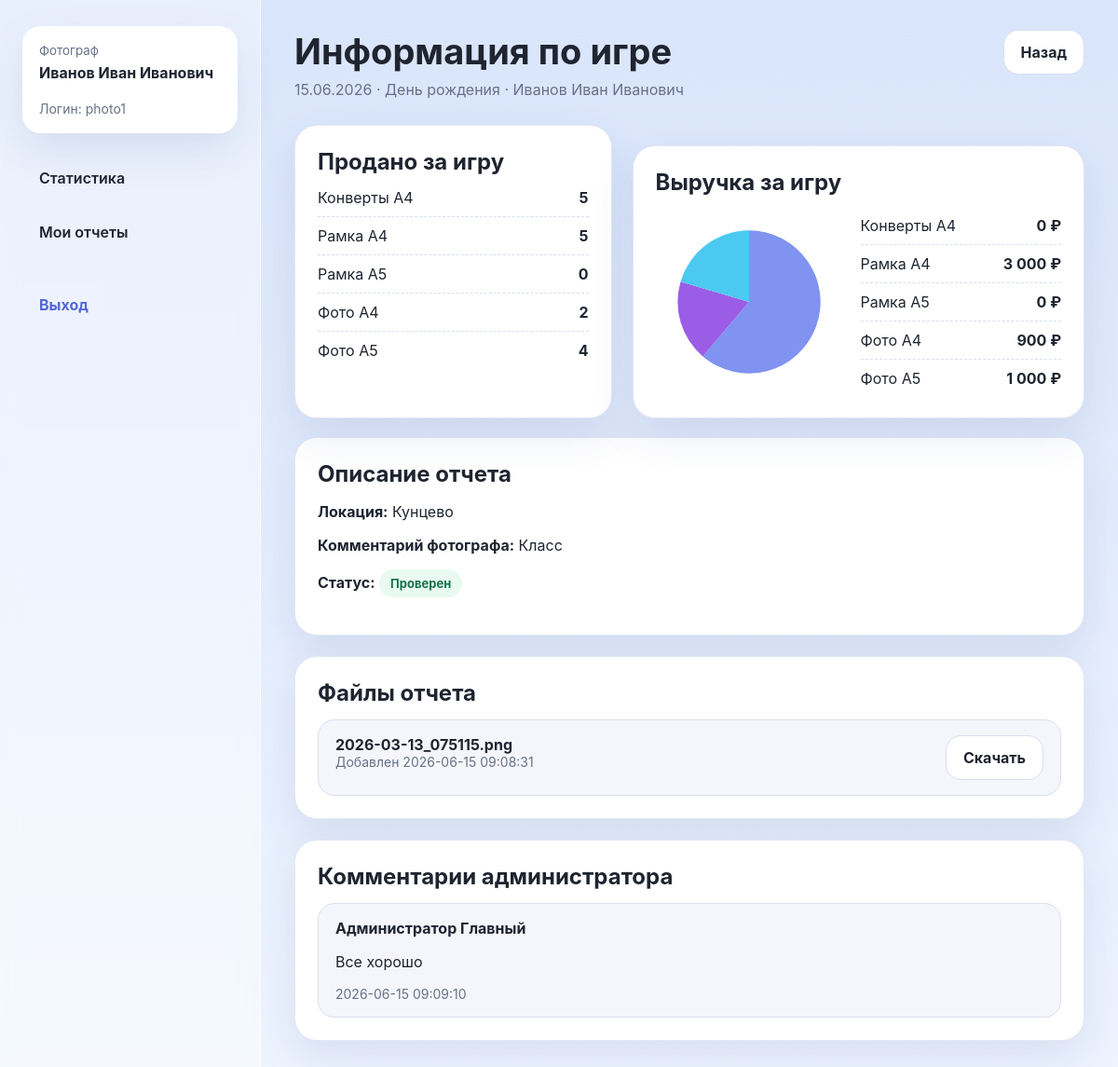
The app's page /reports/2 (signed in) with its own data.
### tables this page shows
CREATE TABLE roles (
    id INTEGER PRIMARY KEY AUTOINCREMENT,
    code TEXT NOT NULL UNIQUE,
    name TEXT NOT NULL
);

CREATE TABLE users (
    id INTEGER PRIMARY KEY AUTOINCREMENT,
    login TEXT NOT NULL UNIQUE,
    password_hash TEXT NOT NULL,
    first_name TEXT NOT NULL,
    last_name TEXT NOT NULL,
    middle_name TEXT DEFAULT '',
    role_id INTEGER NOT NULL,
    is_active INTEGER NOT NULL DEFAULT 1,
    created_at TEXT NOT NULL,
    FOREIGN KEY (role_id) REFERENCES roles(id)
);

CREATE TABLE reports (
    id INTEGER PRIMARY KEY AUTOINCREMENT,
    photographer_id INTEGER NOT NULL,
    report_date TEXT NOT NULL,
    match_title TEXT NOT NULL,
    location TEXT DEFAULT '',
    note TEXT DEFAULT '',
    status TEXT NOT NULL DEFAULT 'submitted',
    total_items INTEGER NOT NULL DEFAULT 0,
    total_revenue REAL NOT NULL DEFAULT 0,
    created_at TEXT NOT NULL,
    updated_at TEXT NOT NULL,
    FOREIGN KEY (photographer_id) REFERENCES users(id) ON DELETE RESTRICT
);

CREATE TABLE report_items (
    id INTEGER PRIMARY KEY AUTOINCREMENT,
    report_id INTEGER NOT NULL,
    product_id INTEGER NOT NULL,
    quantity INTEGER NOT NULL DEFAULT 0,
    FOREIGN KEY (report_id) REFERENCES reports(id) ON DELETE CASCADE,
    FOREIGN KEY (product_id) REFERENCES products(id) ON DELETE RESTRICT,
    UNIQUE(report_id, product_id)
);

CREATE TABLE products (
    id INTEGER PRIMARY KEY AUTOINCREMENT,
    code TEXT NOT NULL UNIQUE,
    name TEXT NOT NULL,
    unit_price REAL NOT NULL DEFAULT 0,
    current_stock INTEGER NOT NULL DEFAULT 0,
    is_archived INTEGER NOT NULL DEFAULT 0
);

CREATE TABLE report_attachments (
    id INTEGER PRIMARY KEY AUTOINCREMENT,
    report_id INTEGER NOT NULL,
    original_filename TEXT NOT NULL,
    stored_filename TEXT NOT NULL,
    created_by INTEGER,
    created_at TEXT NOT NULL,
    FOREIGN KEY (report_id) REFERENCES reports(id) ON DELETE CASCADE,
    FOREIGN KEY (created_by) REFERENCES users(id) ON DELETE SET NULL
);

CREATE TABLE report_comments (
    id INTEGER PRIMARY KEY AUTOINCREMENT,
    report_id INTEGER NOT NULL,
    admin_id INTEGER NOT NULL,
    comment_text TEXT NOT NULL,
    created_at TEXT NOT NULL,
    FOREIGN KEY (report_id) REFERENCES reports(id) ON DELETE CASCADE,
    FOREIGN KEY (admin_id) REFERENCES users(id) ON DELETE RESTRICT
);

### routes/reports.py (the view)
    @app.route("/reports/<int:report_id>")
    @login_required
    def report_detail(report_id: int):
        report = get_report(report_id)
        ensure_report_access(report)
        items = get_report_items(report_id)
        attachments = get_report_attachments(report_id)
        comments = get_report_comments(report_id)
        chart_svg = build_pie_svg({row["product_name"]: row["revenue"] for row in items})
        return render_template(
            "reports/detail.html",
            report=report,
            items=items,
            attachments=attachments,
            comments=comments,
            chart_svg=chart_svg,
        )

### db.py (called while the page is built)
def get_db() -> sqlite3.Connection:
    if "db" not in g:
        g.db = sqlite3.connect(DATABASE)
        g.db.row_factory = sqlite3.Row
        g.db.execute("PRAGMA foreign_keys = ON")
    return g.db

def query_one(query: str, params=()):
    return get_db().execute(query, params).fetchone()

def query_all(query: str, params=()):
    return get_db().execute(query, params).fetchall()

### report_services.py (called while the page is built)
def get_report(report_id: int):
    row = query_one(
        """
        SELECT r.*, u.login, u.first_name, u.last_name, u.middle_name
        FROM reports r
        JOIN users u ON u.id = r.photographer_id
        WHERE r.id = ?
        """,
        (report_id,),
    )
    if row is None:
        abort(404)
    return row

def ensure_report_access(report):
    if current_user.role_code == ROLE_ADMIN:
        return
    if int(report["photographer_id"]) != int(current_user.id):
        abort(403)

def get_report_items(report_id: int):
    return query_all(
        """
        SELECT ri.quantity, p.name AS product_name, p.unit_price, ri.quantity * p.unit_price AS revenue
        FROM report_items ri
        JOIN products p ON p.id = ri.product_id
        WHERE ri.report_id = ?
        ORDER BY p.name
        """,
        (report_id,),
    )

def get_report_attachments(report_id: int):
    return query_all("SELECT * FROM report_attachments WHERE report_id = ? ORDER BY created_at DESC", (report_id,))

def get_report_comments(report_id: int):
    return query_all(
        """
        SELECT rc.*, u.last_name, u.first_name, u.middle_name
        FROM report_comments rc
        JOIN users u ON u.id = rc.admin_id
        WHERE rc.report_id = ?
        ORDER BY rc.created_at DESC
        """,
        (report_id,),
    )

### template_helpers.py (called while the page is built)
def register_template_helpers(app):
    @app.context_processor
    def inject_globals():
        return {
            "nav_items": NAV_ITEMS,
            "display_name": display_name,
            "today_iso": date.today().isoformat(),
            "status_label": status_label,
        }
    @app.template_filter("currency")
    def currency_filter(value):
        value = value or 0
        return f"{float(value):,.0f} ₽".replace(",", " ")
    @app.template_filter("shortdate")
    def shortdate_filter(value):
        if not value:
            return "—"
        return datetime.strptime(value, "%Y-%m-%d").strftime("%d.%m.%Y")

### users.py (called while the page is built)
def status_label(status: str) -> str:
    return {"submitted": "На проверке", "reviewed": "Проверен", "draft": "Черновик"}.get(status, status)

### templates/reports/detail.html (shortened to what this page needs)
{% extends 'base.html' %}
{% block content %}
<div class="page-header">
  <div>
    <h1>Информация по игре</h1>
    <p>{{ report.report_date|shortdate }} · {{ report.match_title }} · {{ display_name(report) }}</p>
  </div>
  <div class="actions">
    {% if current_user.role_code == 'photographer' %}
      <a class="btn btn-secondary" href="{{ url_for('my_reports') }}">Назад</a>
    {% else %}
      <a class="btn btn-secondary" href="{{ url_for('admin_reports') }}">К списку отчетов</a>
    {% endif %}
  </div>
</div>
<div class="grid">
  <section class="card span-5">
    <h2 class="section-title">Продано за игру</h2>
    <div class="legend">
      {% for item in items %}
        <div class="legend-row"><span>{{ item.product_name }}</span><strong>{{ item.quantity }}</strong></div>
      {% endfor %}
    </div>
  </section>
  <section class="card span-7">
    <h2 class="section-title">Выручка за игру</h2>
    <div class="pie-wrap">
      {{ chart_svg|safe if chart_svg else '<p class="subtle">Нет данных для диаграммы.</p>'|safe }}
      <div class="legend">
        {% for item in items %}
          <div class="legend-row"><span>{{ item.product_name }}</span><strong>{{ item.revenue|currency }}</strong></div>
        {% endfor %}
      </div>
    </div>
  </section>
</div>
<section class="card top-gap">
  <h2 class="section-title">Описание отчета</h2>
  <p><strong>Локация:</strong> {{ report.location or '—' }}</p>
  <p><strong>Комментарий фотографа:</strong> {{ report.note or '—' }}</p>
  <p><strong>Статус:</strong> <span class="badge {{ report.status }}">{{ status_label(report.status) }}</span></p>
</section>
<section class="card top-gap">
  <h2 class="section-title">Файлы отчета</h2>
  <div class="file-list">
    {% for file in attachments %}
      <div class="file-item">
        <div>
          <strong>{{ file.original_filename }}</strong>
          <div class="meta">Добавлен {{ file.created_at }}</div>
        </div>
        <div class="actions">
          <a class="btn btn-secondary" href="{{ url_for('download_attachment', attachment_id=file.id) }}">Скачать</a>
        </div>
      </div>
    {% else %}
      <p class="subtle">Файлы не загружены.</p>
    {% endfor %}
  </div>
</section>
<section class="card top-gap">
  <h2 class="section-title">Комментарии администратора</h2>
  <div class="comment-list">
    {% for comment in comments %}
      <div class="comment-item">
        <strong>{{ display_name(comment) }}</strong>
        <div>{{ comment.comment_text }}</div>
        <div class="meta">{{ comment.created_at }}</div>
      </div>
    {% else %}
      <p class="subtle">Комментариев пока нет.</p>
    {% endfor %}
  </div>
</section>
{% endblock %}

### templates/base.html (shortened to what this page needs)
<!doctype html>
<html lang="ru">
  <head>
    <link rel="stylesheet" href="{{ url_for('static', filename='css/styles.css') }}">
  </head>
  <body>
    {% if current_user.is_authenticated %}
      <div class="layout">
        <aside class="sidebar">
          <div class="user-card">
            <small>{{ current_user.role_name }}</small>
            <strong>{{ current_user.full_name }}</strong>
            <div class="meta top-gap">Логин: {{ current_user.login }}</div>
          </div>
          <nav class="nav">
            {% for endpoint, label in nav_items.get(current_user.role_code, []) %}
              <a href="{{ url_for(endpoint) }}" class="{% if request.endpoint == endpoint %}active{% endif %}">{{ label }}</a>
            {% endfor %}
          </nav>
          <a class="logout-link" href="{{ url_for('logout') }}">Выход</a>
        </aside>
        <main class="content">
          {% block content %}{% endblock %}
        </main>
      </div>
    {% else %}
      {% block auth_content %}{% endblock %}
    {% endif %}
  </body>
</html>

### static/css/styles.css (style rules this page uses)
:root { --bg: #dbe6fb; --panel: #ffffff; --panel-soft: #f4f6fb; --text: #1f2430; --muted: #677189; --accent: #6d82f3; --accent-dark: #5267d8; --danger: #d9534f; --success: #279c6d; --warning: #df9a1a; --border: #d9dfef; --shadow: 0 18px 45px rgba(58, 79, 137, 0.12); --radius: 24px; }
* { box-sizing: border-box; }
html, body { margin: 0; padding: 0; font-family: Inter, Arial, sans-serif; color: var(--text); background: linear-gradient(180deg, #d9e5fb 0%, #eef4ff 100%); }
a { color: inherit; text-decoration: none; }
.layout { display: flex; min-height: 100vh; }
.sidebar { width: 280px; background: rgba(255,255,255,0.42); backdrop-filter: blur(9px); padding: 28px 24px; border-right: 1px solid rgba(255,255,255,0.55); }
.user-card { background: var(--panel); border-radius: 20px; padding: 18px; box-shadow: var(--shadow); margin-bottom: 24px; }
.user-card small { color: var(--muted); display: block; margin-bottom: 6px; }
.nav { display: flex; flex-direction: column; gap: 10px; }
.nav a { padding: 14px 18px; border-radius: 16px; background: transparent; color: var(--text); font-weight: 600; }
.logout-link { margin-top: 30px; display: inline-flex; padding: 14px 18px; border-radius: 16px; background: #eef2ff; color: var(--accent-dark); font-weight: 700; }
.content { flex: 1; padding: 32px 36px 42px; }
.page-header { display: flex; align-items: flex-start; justify-content: space-between; gap: 20px; margin-bottom: 28px; }
.page-header h1 { margin: 0; font-size: 38px; }
.page-header p { margin: 8px 0 0; color: var(--muted); }
.actions { display: flex; gap: 12px; flex-wrap: wrap; }
.btn { display: inline-flex; align-items: center; justify-content: center; gap: 8px; min-height: 48px; padding: 0 18px; border: 1px solid transparent; border-radius: 16px; background: var(--accent); color: white; cursor: pointer; font-weight: 700; }
.btn-secondary { background: var(--panel); color: var(--text); border-color: var(--border); }
.card { background: var(--panel); border-radius: var(--radius); box-shadow: var(--shadow); padding: 24px; border: 1px solid rgba(217, 223, 239, 0.75); }
.card + .card { margin-top: 22px; }
.grid { display: grid; grid-template-columns: repeat(12, minmax(0, 1fr)); gap: 22px; }
.grid > .span-5 { grid-column: span 5; }
.grid > .span-7 { grid-column: span 7; }
.badge { display: inline-flex; align-items: center; justify-content: center; padding: 7px 12px; border-radius: 999px; background: #eef2ff; color: var(--accent-dark); font-size: 13px; font-weight: 700; }
.badge.reviewed { background: #e8faf2; color: #15714c; }
.file-list, .comment-list { display: flex; flex-direction: column; gap: 12px; }
.file-item, .comment-item { display: flex; justify-content: space-between; gap: 16px; padding: 16px 18px; background: var(--panel-soft); border-radius: 18px; border: 1px solid var(--border); }
.comment-item { flex-direction: column; }
.meta { color: var(--muted); font-size: 14px; }
.pie-wrap { display: grid; grid-template-columns: 200px 1fr; gap: 20px; align-items: center; }
.pie-chart { width: 200px; height: 200px; display: block; margin: 0 auto; }
.legend { display: flex; flex-direction: column; gap: 10px; }
.legend-row { display: flex; justify-content: space-between; gap: 16px; padding-bottom: 10px; border-bottom: 1px dashed var(--border); }
.legend-row:last-child { border-bottom: none; padding-bottom: 0; }
.top-gap { margin-top: 20px; }
.section-title { margin: 0 0 14px; font-size: 24px; }

### records on screen
roles: role_name "Фотограф"
users: login "photo1"
reports: report_date|shortdate "15.06.2026", match_title "День рождения", location "Кунцево", note "Класс", status "Проверен"
report_items: product_name "Конверты А4", quantity "5", revenue "0 ₽"
report_items: product_name "Рамка A4", quantity "5", revenue "3 000 ₽"
report_items: product_name "Рамка A5", quantity "0", revenue "0 ₽"
report_items: product_name "Фото A4", quantity "2", revenue "900 ₽"
report_items: product_name "Фото A5", quantity "4", revenue "1 000 ₽"
report_attachments: original_filename "2026-03-13_075115.png", created_at "2026-06-15 09:08:31"
report_comments: display_name "Администратор Главный", comment_text "Все хорошо", created_at "2026-06-15 09:09:10"

### other values on screen
{{ current_user.full_name }} "Иванов Иван Иванович"
{{ label }} "Статистика" "Мои отчеты"
{{ display_name(report) }} "Иванов Иван Иванович"
